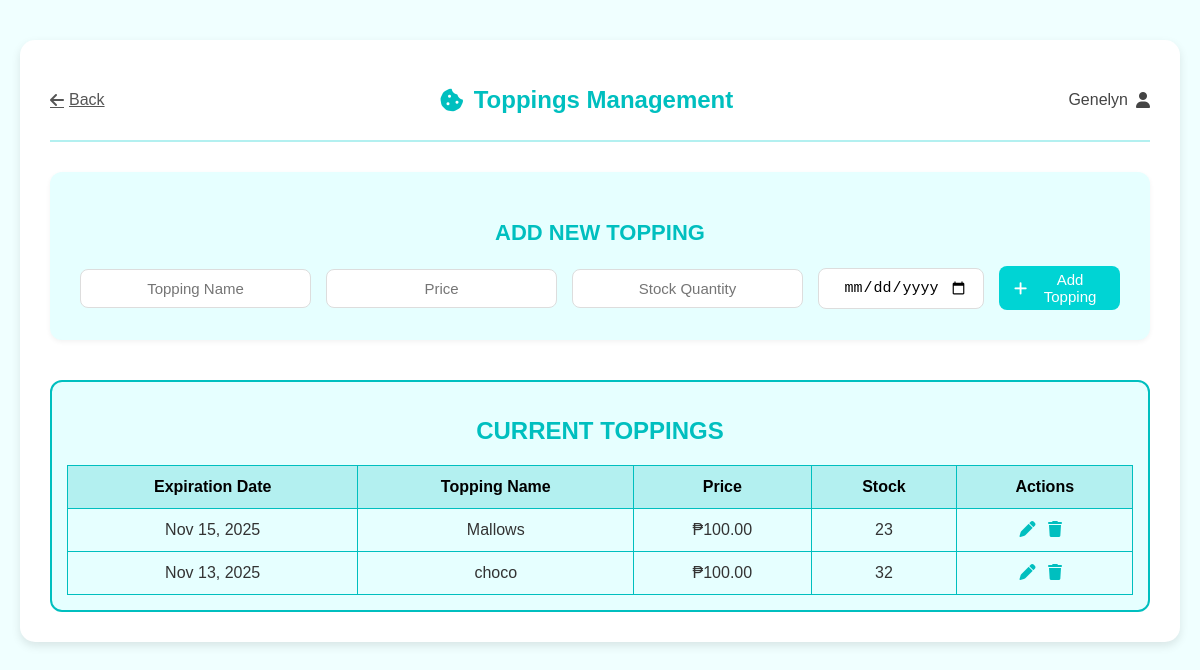
The app's page /toppings/ (signed in), older data.
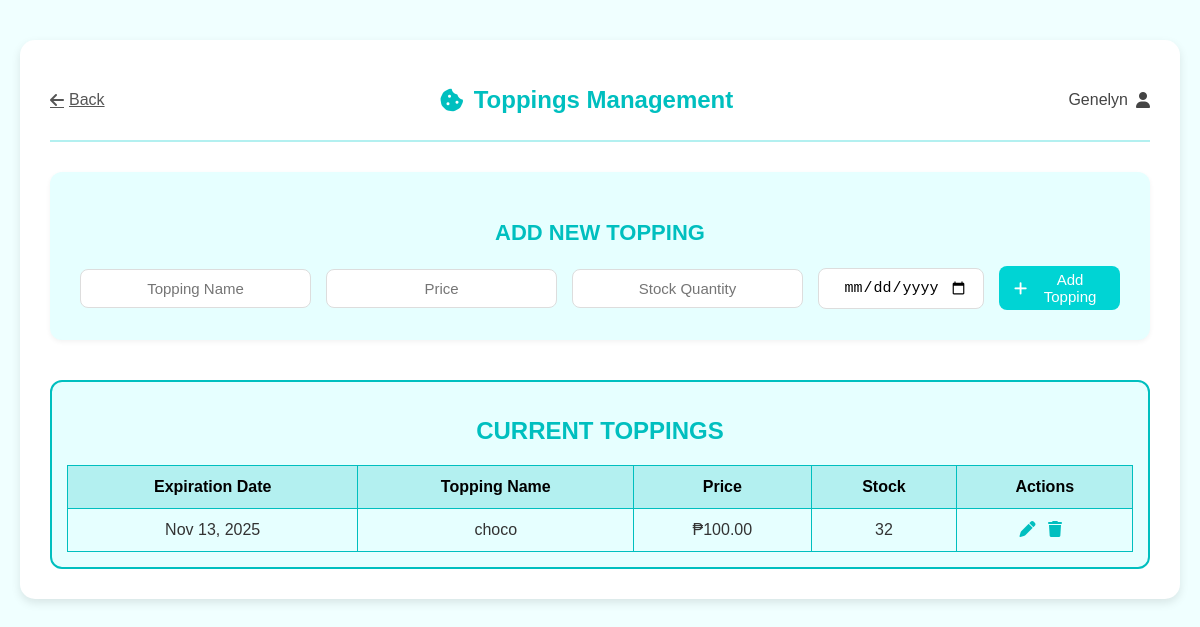
The same page, newer data.
### dashboard/models.py (models this page shows, shortened)
class Topping(models.Model):
    name = models.CharField(max_length=100)
    price = models.DecimalField(max_digits=8, decimal_places=2)
    quantity = models.PositiveIntegerField(default=0)
    expiration_date = models.DateField(null=True, blank=True)

### dashboard/views.py (the view, shortened to what this page needs)
# urls.py: path('toppings/', views.toppings, name='toppings'),
def toppings(request):
    toppings = Topping.objects.all().order_by('name')
    topping_to_edit = None
    if 'edit' in request.GET:
        topping_to_edit = Topping.objects.get(id=request.GET['edit'])
    return render(request, 'dashboard/toppings.html', {
        'toppings': toppings,
        'topping_to_edit': topping_to_edit
    })

### dashboard/templates/dashboard/toppings.html (shortened to what this page needs)
{% load static %}
<!DOCTYPE html>
<html lang="en">
<head>
  <link rel="stylesheet" href="{% static 'css/toppings.css' %}">
  <link rel="stylesheet" href="https://cdnjs.cloudflare.com/ajax/libs/font-awesome/6.5.0/css/all.min.css">
</head>
<body>
  <div class="container">
    <header class="header">
      <a href="{% url 'home' %}" class="back-btn">
        <i class="fa-solid fa-arrow-left"></i> Back
      </a>
      <h1><i class="fa-solid fa-cookie-bite"></i> Toppings Management</h1>
      <div class="admin-profile">
        <span>{{ request.user.username|title }}</span>
        <i class="fa-solid fa-user"></i>
      </div>
    </header>
    <section class="add-form">
      <h2>ADD NEW TOPPING</h2>
      <form method="POST" action="{% url 'toppings' %}">
        <input type="text" name="name" placeholder="Topping Name" required>
        <input type="number" name="price" placeholder="Price" step="0.01" required>
        <input type="number" name="quantity" placeholder="Stock Quantity" min="0" required>
        <input type="date" name="expiration_date" placeholder="Expiration Date" required>
        <button type="submit" class="add-btn">
          <i class="fa-solid fa-plus"></i> Add Topping
        </button>
      </form>
    </section>
    <section class="topping-list">
      <h2>CURRENT TOPPINGS</h2>
      <table>
        <thead>
          <tr>
            <th>Expiration Date</th>
            <th>Topping Name</th>
            <th>Price</th>
            <th>Stock</th>
            <th>Actions</th>
          </tr>
        </thead>
        <tbody>
          {% for topping in toppings %}
            <tr>
              {% if topping_to_edit and topping_to_edit.id == topping.id %}
                <form method="POST" action="{% url 'toppings' %}" class="inline-edit-form">
                  {% csrf_token %}
                  <td>
                    <input type="date" name="expiration_date" value="{{ topping.expiration_date|date:'Y-m-d' }}">
                  </td>
                  <td>
                    <input type="text" name="name" value="{{ topping.name }}">
                  </td>
                  <td>
                    <input type="number" name="price" value="{{ topping.price }}" step="0.01">
                  </td>
                  <td>
                    <input type="number" name="quantity" value="{{ topping.quantity}}">
                  </td>
                  <td class="actions">
                    <button type="submit" name="action" value="update_topping">Save</button>
                    <a href="{% url 'toppings' %}" class="cancel-btn">Cancel</a>
                    <input type="hidden" name="topping_id" value="{{ topping.id }}">
                  </td>
                </form>
              {% else %}
                <td>{{ topping.expiration_date|date:"M d, Y" }}</td>
                <td>{{ topping.name }}</td>
                <td>₱{{ topping.price|floatformat:2 }}</td>
                <td>{{ topping.quantity}}</td>
                <td class="actions">
                  <a href="{% url 'toppings' %}?edit={{ topping.id }}" title="Edit">
                    <i class="fa-solid fa-pen"></i>
                  </a>
                  <a href="{% url 'delete_topping' topping.id %}"
                     onclick="return confirm('Are you sure you want to delete {{ topping.name }}?')"
                     title="Delete">
                    <i class="fa-solid fa-trash"></i>
                  </a>
                </td>
              {% endif %}
            </tr>
          {% empty %}
            <tr>
              <td colspan="5" class="no-data">No toppings found.</td>
            </tr>
          {% endfor %}
        </tbody>
      </table>
    </section>
  </div>
</body>
</html>

Row changes from the older to the newer data that the page shows:
removed Topping: expiration_date "Nov 15, 2025", name "Mallows", price "100.00", quantity "23"
